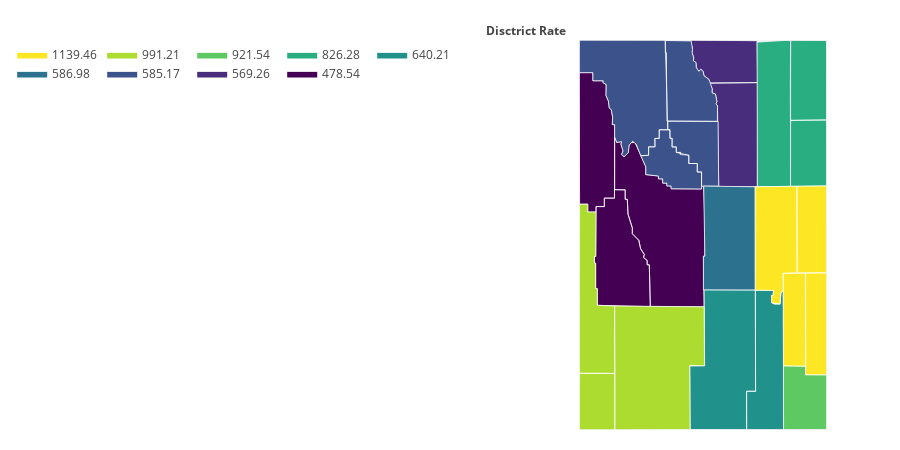

Notebook code cell kept with this figure:
### Code cell
########placement rates chloropleth#########
display(HTML('<h1>DFS Placement Rates for {}</h1>'.format(YEAR)))
district_num = 0
placement_values = []
for county in counties:
    for county_arr_idx in range(len(placement_county_districts)):#search through county list to match county name with judicial district number
        if county in placement_county_districts[county_arr_idx]:
            placement_values.append(placement_rates_data.loc[idx[county_arr_idx+1,YEAR:YEAR], :]['Rate'][0])
            #print('county:{} found in {}, len(vals)={}, with value of {}'.format(county,placement_county_districts[county_arr_idx],len(values),placement_rates_data.loc[idx[county_arr_idx+1,YEAR:YEAR], :]['Rate']))
            #district_num = county_arr_idx
            
display(HTML(placement_rates_data.loc[idx[:,YEAR:YEAR], :].to_html()))

#values = [x for x in range(23)]
#fips = [str(x) for x in range(56000,56046) if x%2!=0]
# print(len(values))
# print(len(fips))
# print(fips)
# print(values)

fig = ff.create_choropleth(
    fips=fips, values=placement_values,
    scope=['Wyoming'], county_outline={'color': 'rgb(255,255,255)', 'width': 0.75},
    legend_title='Disctrict Rate'
)
fig['layout']['legend'].update({'x': -.2,'orientation':'h'})
fig['layout']['annotations'][0].update({'x': -0.12, 'xanchor': 'left'})
pl.offline.iplot(fig, filename='placement_rates_choropleth_wyoming')

### Figure 1 — Plotly figure (JSON) as saved in the notebook; plotly's stock layout.template omitted (floating-point values rounded to 4 significant figures)
{"data": [{"fill": "toself", "fillcolor": "rgb(68, 1, 84)", "hoverinfo": "none", "line": {"color": "rgb(255,255,255)", "width": 0.75}, "mode": "lines", "name": "478.54", "type": "scatter", "uid": "eb98e87a-a66e-11e8-b18b-1cb72cb0a3d7", "x": [-110.1, -110.0, -109.9, -109.9, -109.8, -109.9, -109.8, -109.7, -109.7, -109.6, -109.5, -109.2, -109.2, -108.8, -108.8, -108.7, -108.7, -108.6, -108.6, -108.5, -108.5, -107.6, -107.6, -107.5, -107.5, -107.5, -107.5, -107.5, -109.0, -109.1, -109.1, -109.1, -109.2, -109.2, -109.3, -109.4, -109.6, -109.6, -109.7, -109.7, -109.8, -109.8, -110.1, -110.1, null, -110.6, -110.6, -110.6, -110.3, -110.3, -110.1, -110.1, -109.8, -109.8, -109.7, -109.7, -109.6, -109.6, -109.4, -109.3, -109.2, -109.2, -109.1, -109.1, -109.1, -109.0, -110.5, -110.5, -110.6, -110.6, -110.6, -110.6, null, -111.1, -110.7, -110.7, -110.4, -110.4, -110.3, -110.3, -110.2, -110.2, -110.1, -110.1, -110.1, -110.1, -110.1, -110.3, -110.3, -110.6, -110.6, -110.8, -110.8, -111.0, -111.1, null], "y": [44.01, 43.95, 43.96, 43.93, 43.86, 43.83, 43.8, 43.85, 43.91, 43.95, 43.95, 43.7, 43.62, 43.61, 43.58, 43.58, 43.53, 43.53, 43.5, 43.5, 43.47, 43.47, 43.5, 43.5, 43.13, 42.78, 42.78, 42.26, 42.26, 42.69, 42.69, 42.74, 42.77, 42.8, 42.86, 42.95, 43.01, 43.07, 43.22, 43.37, 43.37, 43.46, 43.46, 44.01, null, 42.78, 42.78, 43.29, 43.29, 43.38, 43.38, 43.46, 43.46, 43.37, 43.37, 43.22, 43.07, 43.01, 42.95, 42.86, 42.8, 42.77, 42.74, 42.69, 42.69, 42.26, 42.28, 42.45, 42.45, 42.71, 42.71, 42.78, null, 44.67, 44.67, 44.58, 44.58, 44.56, 44.54, 44.43, 44.37, 44.31, 44.28, 44.21, 44.13, 44.13, 43.38, 43.38, 43.29, 43.29, 43.24, 43.24, 43.32, 43.32, 44.67, null]}, {"fill": "toself", "fillcolor": "rgb(71, 45, 123)", "hoverinfo": "none", "line": {"color": "rgb(255,255,255)", "width": 0.75}, "mode": "lines", "name": "569.26", "type": "scatter", "uid": "eb98e87b-a66e-11e8-b18b-1cb72cb0a3d7", "x": [-107.4, -106.0, -106.0, -107.1, -107.1, -107.2, -107.2, -107.2, -107.3, -107.3, -107.4, null, -107.9, -106.0, -106.0, -107.4, -107.4, -107.5, -107.5, -107.6, -107.7, -107.7, -107.8, -107.8, -107.8, -107.9, -107.9, -107.9, null], "y": [44.56, 44.56, 43.49, 43.49, 44.32, 44.35, 44.37, 44.45, 44.46, 44.5, 44.56, null, 45.0, 44.99, 44.56, 44.56, 44.6, 44.63, 44.68, 44.7, 44.68, 44.72, 44.77, 44.79, 44.82, 44.87, 44.92, 45.0, null]}, {"fill": "toself", "fillcolor": "rgb(59, 82, 139)", "hoverinfo": "none", "line": {"color": "rgb(255,255,255)", "width": 0.75}, "mode": "lines", "name": "585.17", "type": "scatter", "uid": "eb98e87c-a66e-11e8-b18b-1cb72cb0a3d7", "x": [-108.6, -107.9, -107.8, -107.9, -107.8, -107.8, -107.8, -107.7, -107.7, -107.6, -107.5, -107.5, -107.4, -107.3, -107.3, -107.2, -107.2, -107.2, -107.1, -107.1, -108.6, -108.6, -108.6, -108.6, null, -109.3, -109.1, -109.1, -108.9, -108.9, -108.8, -108.8, -108.5, -108.5, -108.4, -108.4, -108.3, -108.3, -108.0, -108.0, -107.7, -107.7, -107.6, -107.6, -108.5, -108.5, -108.6, -108.6, -108.7, -108.7, -108.8, -108.8, -109.2, -109.2, -109.3, null, -111.1, -111.1, -108.6, -108.6, -108.8, -108.8, -108.9, -108.9, -109.1, -109.1, -109.3, -109.4, -109.5, -109.6, -109.7, -109.8, -109.9, -109.8, -109.9, -109.9, -110.0, -110.1, -110.1, -110.1, -110.1, -110.1, -110.2, -110.2, -110.3, -110.3, -110.4, -110.4, -110.7, -110.7, -111.1, -111.1, null, -108.6, -107.1, -107.1, -107.6, -107.6, -107.7, -107.7, -108.0, -108.0, -108.2, -108.2, -108.2, -108.3, -108.3, -108.4, -108.4, -108.5, -108.5, -108.6, -108.6, null], "y": [45.0, 44.99, 44.91, 44.87, 44.82, 44.79, 44.77, 44.72, 44.68, 44.7, 44.68, 44.63, 44.6, 44.5, 44.46, 44.45, 44.37, 44.35, 44.32, 44.17, 44.17, 44.87, 44.87, 45.0, null, 43.81, 43.82, 43.9, 43.9, 43.99, 43.99, 44.08, 44.08, 43.99, 43.99, 43.9, 43.9, 43.85, 43.82, 43.73, 43.73, 43.65, 43.65, 43.47, 43.47, 43.5, 43.5, 43.53, 43.53, 43.58, 43.58, 43.61, 43.62, 43.7, 43.81, null, 44.87, 45.0, 45.0, 44.08, 44.08, 43.99, 43.99, 43.9, 43.9, 43.82, 43.81, 43.93, 43.96, 43.92, 43.85, 43.8, 43.83, 43.86, 43.93, 43.96, 43.95, 44.01, 44.13, 44.13, 44.21, 44.28, 44.31, 44.37, 44.43, 44.54, 44.56, 44.58, 44.58, 44.67, 44.67, 44.87, null, 44.17, 44.17, 43.5, 43.5, 43.65, 43.65, 43.73, 43.73, 43.82, 43.82, 43.83, 43.85, 43.85, 43.9, 43.9, 43.99, 43.99, 44.08, 44.08, 44.17, null]}, {"fill": "toself", "fillcolor": "rgb(44, 114, 142)", "hoverinfo": "none", "line": {"color": "rgb(255,255,255)", "width": 0.75}, "mode": "lines", "name": "586.98", "type": "scatter", "uid": "eb98e87d-a66e-11e8-b18b-1cb72cb0a3d7", "x": [-107.5, -107.5, -107.5, -106.1, -106.1, -107.5, -107.5, null], "y": [42.78, 42.78, 43.5, 43.49, 42.43, 42.43, 42.78, null]}, {"fill": "toself", "fillcolor": "rgb(33, 145, 140)", "hoverinfo": "none", "line": {"color": "rgb(255,255,255)", "width": 0.75}, "mode": "lines", "name": "640.21", "type": "scatter", "uid": "eb98e87e-a66e-11e8-b18b-1cb72cb0a3d7", "x": [-106.3, -106.1, -106.1, -105.6, -105.6, -105.6, -105.6, -105.5, -105.4, -105.4, -105.3, -105.3, -106.3, -106.3, null, -107.9, -107.5, -107.5, -106.1, -106.1, -106.3, -106.3, -107.9, -107.9, null], "y": [41.4, 41.4, 42.43, 42.43, 42.38, 42.38, 42.3, 42.29, 42.29, 42.4, 42.43, 41.0, 41.0, 41.4, null, 41.65, 41.66, 42.43, 42.43, 41.4, 41.4, 41.0, 41.0, 41.65, null]}, {"fill": "toself", "fillcolor": "rgb(40, 174, 128)", "hoverinfo": "none", "line": {"color": "rgb(255,255,255)", "width": 0.75}, "mode": "lines", "name": "826.28", "type": "scatter", "uid": "eb98e87f-a66e-11e8-b18b-1cb72cb0a3d7", "x": [-106.0, -105.1, -105.1, -106.0, -106.0, null, -105.1, -105.1, -104.1, -104.1, -105.1, -105.1, null, -105.1, -105.1, -104.1, -104.1, -105.1, -105.1, null], "y": [44.98, 45.0, 43.5, 43.49, 44.98, null, 44.54, 45.0, 45.0, 44.18, 44.18, 44.54, null, 43.97, 44.18, 44.18, 43.5, 43.5, 43.97, null]}, {"fill": "toself", "fillcolor": "rgb(94, 201, 98)", "hoverinfo": "none", "line": {"color": "rgb(255,255,255)", "width": 0.75}, "mode": "lines", "name": "921.54", "type": "scatter", "uid": "eb98e880-a66e-11e8-b18b-1cb72cb0a3d7", "x": [-105.3, -105.3, -104.7, -104.7, -104.1, -104.1, -105.3, -105.3, null], "y": [41.4, 41.66, 41.65, 41.57, 41.56, 41.0, 41.0, 41.4, null]}, {"fill": "toself", "fillcolor": "rgb(173, 220, 48)", "hoverinfo": "none", "line": {"color": "rgb(255,255,255)", "width": 0.75}, "mode": "lines", "name": "991.21", "type": "scatter", "uid": "eb98e881-a66e-11e8-b18b-1cb72cb0a3d7", "x": [-111.0, -111.0, -110.8, -110.8, -110.6, -110.6, -110.6, -110.6, -110.6, -110.6, -110.5, -110.5, -110.1, -110.0, -111.0, -111.0, null, -110.1, -110.1, -107.5, -107.5, -107.9, -107.9, -110.0, -110.1, null, -111.0, -111.0, -110.0, -110.0, -111.0, -111.0, null], "y": [42.15, 43.32, 43.32, 43.24, 43.24, 42.78, 42.78, 42.71, 42.71, 42.45, 42.45, 42.28, 42.27, 41.58, 41.58, 42.15, null, 42.01, 42.27, 42.26, 41.66, 41.66, 41.0, 41.0, 42.01, null, 41.16, 41.58, 41.58, 41.0, 41.0, 41.16, null]}, {"fill": "toself", "fillcolor": "rgb(253, 231, 37)", "hoverinfo": "none", "line": {"color": "rgb(255,255,255)", "width": 0.75}, "mode": "lines", "name": "1139.46", "type": "scatter", "uid": "eb98e882-a66e-11e8-b18b-1cb72cb0a3d7", "x": [-106.1, -104.9, -104.9, -105.3, -105.3, -105.4, -105.4, -105.6, -105.6, -105.6, -105.6, -106.1, -106.1, null, -104.7, -104.1, -104.1, -104.7, -104.7, null, -104.9, -104.1, -104.1, -104.9, -104.9, null, -105.3, -104.7, -104.7, -105.3, -105.3, null], "y": [43.49, 43.5, 42.61, 42.61, 42.43, 42.4, 42.29, 42.3, 42.38, 42.38, 42.43, 42.43, 43.49, null, 42.61, 42.61, 41.56, 41.57, 42.61, null, 43.5, 43.5, 42.61, 42.61, 43.5, null, 42.61, 42.61, 41.65, 41.66, 42.61, null]}, {"hoverinfo": "text", "legendgroup": "centroids", "marker": {"color": "white", "opacity": 0}, "mode": "markers", "name": "US Counties", "selected": {"marker": {"color": "white", "opacity": 1, "size": 3}}, "showlegend": false, "text": ["County: Albany<br>State: Wyoming<br>FIPS: 56001<br>Value: 640.21", "County: Big Horn<br>State: Wyoming<br>FIPS: 56003<br>Value: 585.17", "County: Campbell<br>State: Wyoming<br>FIPS: 56005<br>Value: 826.28", "County: Carbon<br>State: Wyoming<br>FIPS: 56007<br>Value: 640.21", "County: Converse<br>State: Wyoming<br>FIPS: 56009<br>Value: 1139.46", "County: Crook<br>State: Wyoming<br>FIPS: 56011<br>Value: 826.28", "County: Fremont<br>State: Wyoming<br>FIPS: 56013<br>Value: 478.54", "County: Goshen<br>State: Wyoming<br>FIPS: 56015<br>Value: 1139.46", "County: Hot Springs<br>State: Wyoming<br>FIPS: 56017<br>Value: 585.17", "County: Johnson<br>State: Wyoming<br>FIPS: 56019<br>Value: 569.26", "County: Laramie<br>State: Wyoming<br>FIPS: 56021<br>Value: 921.54", "County: Lincoln<br>State: Wyoming<br>FIPS: 56023<br>Value: 991.21", "County: Natrona<br>State: Wyoming<br>FIPS: 56025<br>Value: 586.98", "County: Niobrara<br>State: Wyoming<br>FIPS: 56027<br>Value: 1139.46", "County: Park<br>State: Wyoming<br>FIPS: 56029<br>Value: 585.17", "County: Platte<br>State: Wyoming<br>FIPS: 56031<br>Value: 1139.46", "County: Sheridan<br>State: Wyoming<br>FIPS: 56033<br>Value: 569.26", "County: Sublette<br>State: Wyoming<br>FIPS: 56035<br>Value: 478.54", "County: Sweetwater<br>State: Wyoming<br>FIPS: 56037<br>Value: 991.21", "County: Teton<br>State: Wyoming<br>FIPS: 56039<br>Value: 478.54", "County: Uinta<br>State: Wyoming<br>FIPS: 56041<br>Value: 991.21", "County: Washakie<br>State: Wyoming<br>FIPS: 56043<br>Value: 585.17", "County: Weston<br>State: Wyoming<br>FIPS: 56045<br>Value: 826.28"], "type": "scatter", "uid": "eb98e883-a66e-11e8-b18b-1cb72cb0a3d7", "unselected": {"marker": {"opacity": 0}}, "x": [-105.7, -108.0, -105.5, -106.9, -105.5, -104.6, -108.6, -104.4, -108.4, -106.6, -104.7, -110.7, -106.8, -104.5, -109.6, -105.0, -106.9, -109.9, -108.9, -110.6, -110.5, -107.7, -104.6], "y": [41.65, 44.53, 44.25, 41.69, 42.97, 44.59, 43.04, 42.09, 43.72, 44.04, 41.31, 42.26, 42.96, 43.06, 44.52, 42.13, 44.79, 42.77, 41.66, 43.93, 41.29, 43.9, 43.84]}, {"hoverinfo": "text", "legendgroup": "States", "line": {"color": "rgb(240, 240, 240)", "width": 1}, "mode": "lines", "showlegend": false, "type": "scatter", "uid": "eb98e884-a66e-11e8-b18b-1cb72cb0a3d7", "x": [-111.1, -111.1, -104.1, -104.1, -111.0, -111.1, null], "y": [44.87, 45.0, 45.0, 41.0, 41.0, 44.87, null]}], "layout": {"annotations": [{"showarrow": false, "text": "<b>Disctrict Rate</b>", "x": -0.12, "xanchor": "left", "xref": "paper", "y": 1.05, "yref": "paper"}], "dragmode": "select", "height": 450, "hovermode": "closest", "legend": {"orientation": "h", "traceorder": "reversed", "x": -0.2, "xanchor": "right", "y": 1, "yanchor": "top"}, "margin": {"b": 20, "l": 20, "r": 20, "t": 40}, "width": 900, "xaxis": {"autorange": false, "fixedrange": true, "range": [-112.6, -102.6], "showgrid": false, "showticklabels": false, "zeroline": false}, "yaxis": {"autorange": false, "fixedrange": true, "range": [41.0, 45.0], "showgrid": false, "showticklabels": false, "zeroline": false}}}
